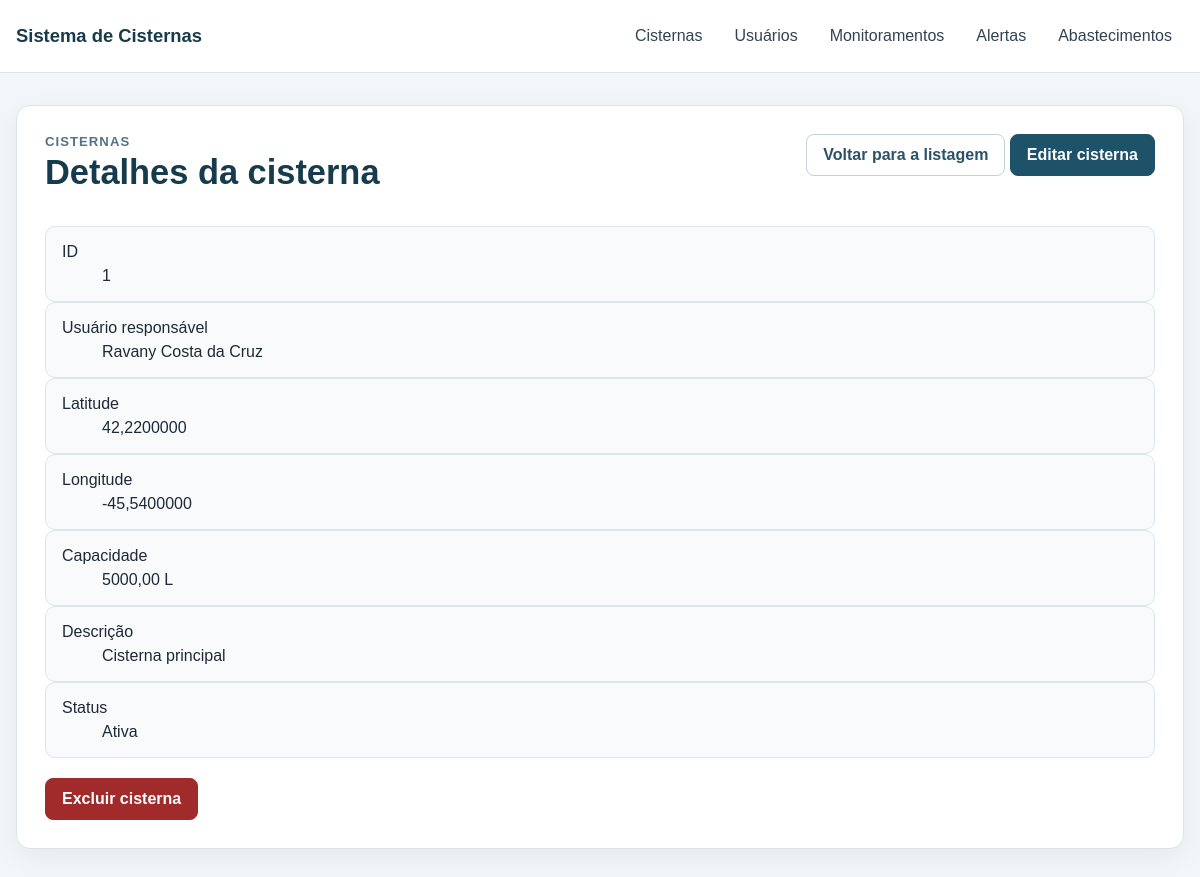
Page /cisternas/1/ on the committed database.
### cisternas/models.py (models this page shows, shortened)
class Cisterna(models.Model):
    usuario = models.ForeignKey(
        Usuario,
        on_delete=models.CASCADE,
        related_name="cisternas",
    )
    latitude = models.DecimalField(
        max_digits=10,
        decimal_places=7,
        validators=[
            MinValueValidator(Decimal("-90")),
            MaxValueValidator(Decimal("90")),
        ],
    )
    longitude = models.DecimalField(
        max_digits=10,
        decimal_places=7,
        validators=[
            MinValueValidator(Decimal("-180")),
            MaxValueValidator(Decimal("180")),
        ],
    )
    capacidade = models.DecimalField(
        max_digits=12,
        decimal_places=2,
        validators=[
            MinValueValidator(Decimal("0.01")),
        ],
    )
    descricao = models.CharField(max_length=255)
    status = models.CharField(max_length=20)
    class Meta:
        ordering = ("id",)

class Usuario(User):
    nome = models.CharField(max_length=255)
    cpf = models.CharField(max_length=11, unique=True)
    class Meta:
        ordering = ("nome", "username")

### cisternas/views.py (the view)
def cisterna_detalhar(request, pk):
    cisterna = get_object_or_404(
        Cisterna.objects.select_related("usuario"),
        pk=pk,
    )
    contexto = {
        "titulo_pagina": "Detalhes da cisterna",
        "cisterna": cisterna,
    }
    return render(request, "cisternas/cisterna_detalhes.html", contexto)

### cisternas/templates/cisternas/cisterna_detalhes.html (shortened to what this page needs)
{% extends "cisternas/base.html" %}
{% block content %}
<section class="painel detalhes-painel">
    <div class="pagina-topo">
        <div>
            <p class="pagina-sobre">Cisternas</p>
            <h1>{{ titulo_pagina }}</h1>
        </div>
        <div class="botoes-acoes">
            <a class="botao botao-secundario" href="{% url 'cisterna_listar' %}">
                Voltar para a listagem
            </a>
            <a class="botao botao-primario" href="{% url 'cisterna_editar' cisterna.pk %}">
                Editar cisterna
            </a>
        </div>
    </div>
    <div class="card-detalhes">
        <dl class="detalhes-lista">
            <div class="detalhe-item">
                <dt>ID</dt>
                <dd>{{ cisterna.id }}</dd>
            </div>
            <div class="detalhe-item">
                <dt>Usuário responsável</dt>
                <dd>{{ cisterna.usuario.nome }}</dd>
            </div>
            <div class="detalhe-item">
                <dt>Latitude</dt>
                <dd>{{ cisterna.latitude }}</dd>
            </div>
            <div class="detalhe-item">
                <dt>Longitude</dt>
                <dd>{{ cisterna.longitude }}</dd>
            </div>
            <div class="detalhe-item">
                <dt>Capacidade</dt>
                <dd>{{ cisterna.capacidade }} L</dd>
            </div>
            <div class="detalhe-item">
                <dt>Descrição</dt>
                <dd>{{ cisterna.descricao }}</dd>
            </div>
            <div class="detalhe-item">
                <dt>Status</dt>
                <dd>{{ cisterna.status }}</dd>
            </div>
        </dl>
        <div class="formulario-acoes">
            <a class="botao botao-perigo" href="{% url 'cisterna_excluir' cisterna.pk %}">
                Excluir cisterna
            </a>
        </div>
    </div>
</section>
{% endblock %}

### cisternas/static/cisternas/css/base.css (style rules this page uses)
* { box-sizing: border-box; }
:root { font-family: Arial, Helvetica, sans-serif; color: #1f2937; background: #f3f6f8; }
body { margin: 0; min-height: 100vh; background: #f3f6f8; }
button, a { -webkit-tap-highlight-color: transparent; }
.painel { padding: 28px; border: 1px solid #dbe4e9; border-radius: 14px; background: #ffffff; box-shadow: 0 8px 26px rgba(15, 23, 42, 0.06); }
.pagina-topo { margin-bottom: 26px; display: flex; align-items: flex-start; justify-content: space-between; gap: 24px; }
.pagina-topo h1 { margin: 4px 0 8px; color: #163b4c; font-size: clamp(1.65rem, 3vw, 2.15rem); }
.pagina-sobre { margin: 0; color: #527286; font-size: 0.82rem; font-weight: 700; letter-spacing: 0.08em; text-transform: uppercase; }
.formulario-acoes, .localizacao-acoes { display: flex; align-items: center; flex-wrap: wrap; gap: 12px; }
.formulario-acoes { padding-top: 4px; }
.botao { min-height: 42px; padding: 10px 16px; border: 1px solid transparent; border-radius: 8px; display: inline-flex; align-items: center; justify-content: center; gap: 8px; cursor: pointer; font-weight: 700; text-decoration: none; }
.botao-primario { border-color: #1d5269; background: #1d5269; color: #ffffff; }
.botao-secundario { border-color: #c3d0d7; background: #ffffff; color: #2b5264; }
.botao-perigo { border-color: #a12b2b; background: #a12b2b; color: #ffffff; }
.detalhe-item { display: grid; gap: 6px; padding: 16px; border: 1px solid #dce5e9; border-radius: 10px; background: #f8fafb; }

### rows in the picture
Cisterna: id "1", usuario.nome "Ravany Costa da Cruz", latitude "42,2200000", longitude "-45,5400000", capacidade "5000,00", descricao "Cisterna principal", status "Ativa"

### other values in the picture
{{ titulo_pagina }} "Detalhes da cisterna"
